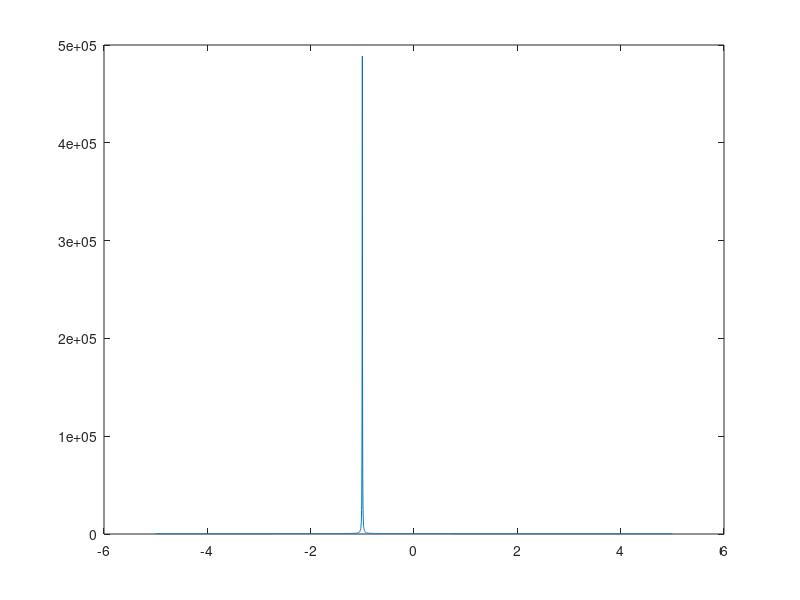

Write the MATLAB code that produced this figure.
C = 1000;
T2 = 50;
period = 0.1;
fs = 1/period;
time = 1:period:500;

x1 = C * exp(-time/T2);

% plot(time, x1);

f = linspace(-fs/2, fs/2, length(time));
x1fftUnshifted = fft(x1);
x1fft = fftshift(x1fftUnshifted);


% plot(f, x1fft);

omega = 2 * pi * 1;
x2 = C * exp(-1i * omega * time) .* exp(-time / T2);

% plot(time, x2);

x2fftUnshifted = fft(x2);
x2fft = fftshift(x2fftUnshifted);

plot(f, x2fft);